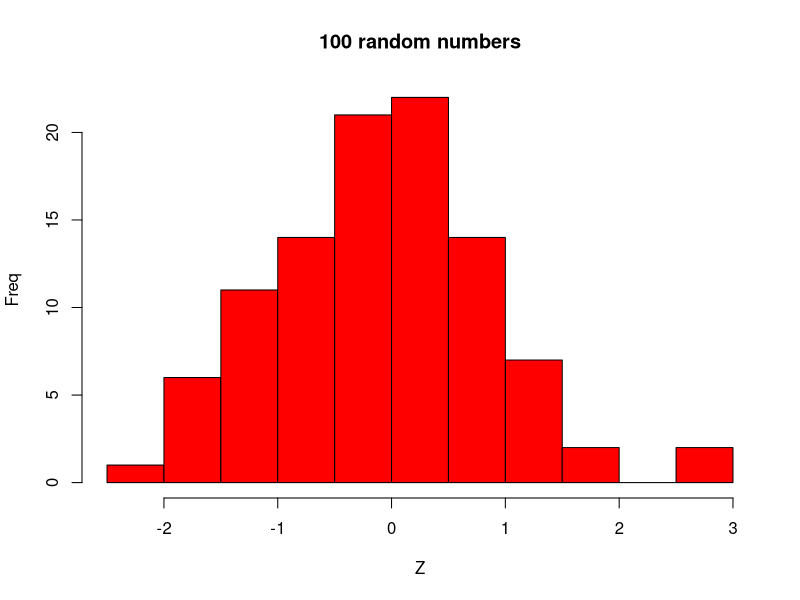

This figure's R source:
## ---- chunk 1
x=rnorm(100)
hist(x,xlab = "Z",ylab = "Freq", main = "100 random numbers", col = "red")
